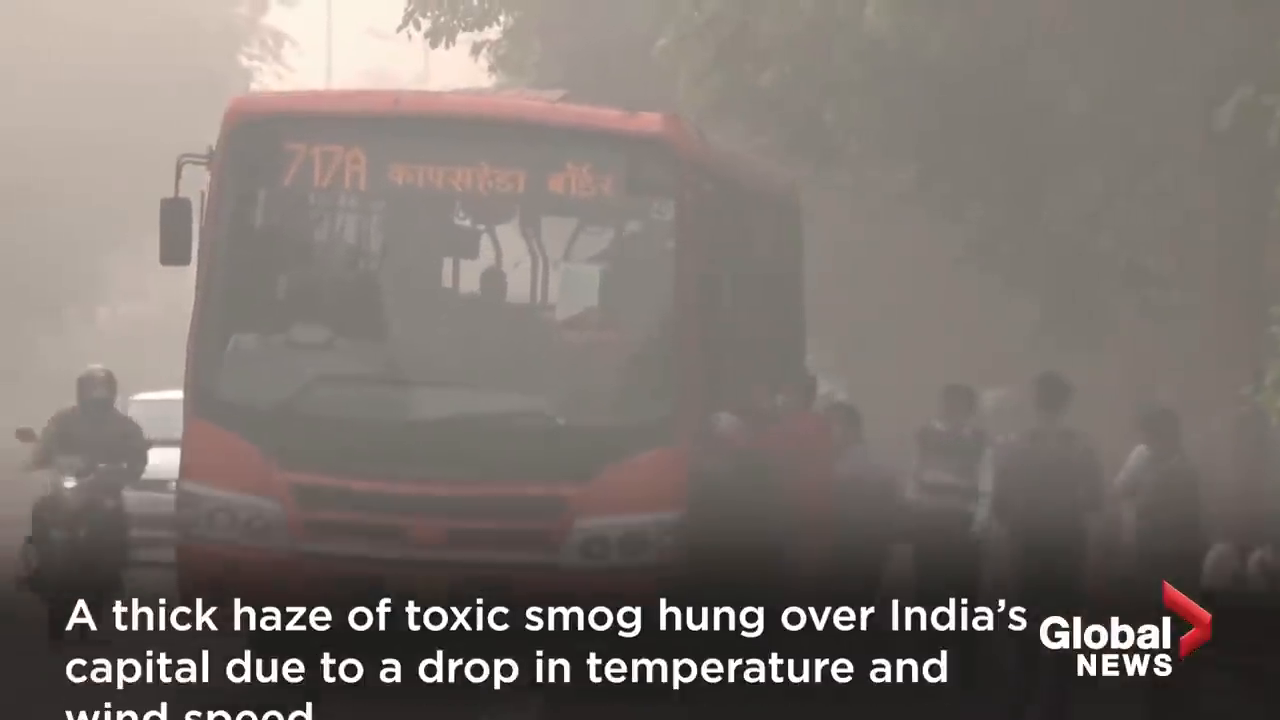
#> input picture frame 250 of website/Single-Image-Dehazing-Python/src/video.mp4, 1280 x 720 px, given in place of video8.mov, which was not available
$ python dataset.py
#> lines starting #> are read from the running program, lines starting #| are printed output that depends on the picture
import cv2
import sys
import os
import numpy as np
from numpy import savetxt
import pandas as pd

(major_ver, minor_ver, subminor_ver) = (cv2.__version__).split('.')

if __name__ == '__main__':

    # Set up tracker.
    # Instead of MIL, you can also use
    column_name = ['filename', 'width', 'height',
                   'class', 'xmin', 'ymin', 'xmax', 'ymax']
    column_name1 = ['class', 'x_center', 'y_center', 'width', 'height']
    tracker_types = ['BOOSTING', 'MIL', 'KCF',
                     'TLD', 'MEDIANFLOW', 'CSRT', 'MOSSE']
    tracker_type = tracker_types[5]

    if int(minor_ver) < 3:
        tracker = cv2.Tracker_create(tracker_type)
    else:
        if tracker_type == 'BOOSTING':
            tracker = cv2.TrackerBoosting_create()
        if tracker_type == 'MIL':
            tracker = cv2.TrackerMIL_create()
        if tracker_type == 'KCF':
            tracker = cv2.TrackerKCF_create()
        if tracker_type == 'TLD':
            tracker = cv2.TrackerTLD_create()
        if tracker_type == 'MEDIANFLOW':
            tracker = cv2.TrackerMedianFlow_create()
        if tracker_type == 'CSRT':
            tracker = cv2.TrackerCSRT_create()
        if tracker_type == 'MOSSE':
            tracker = cv2.TrackerMOSSE_create()

    # Read video
    cap = cv2.VideoCapture("./video/video8.mov")
    # [8 lines of commented-out code are left out]
    ok, frame = cap.read()
#> frame is the input picture: shape (720, 1280, 3); mean B, G, R 110.4, 115.6, 123.9
    frame = cv2.resize(frame, (320, 640))
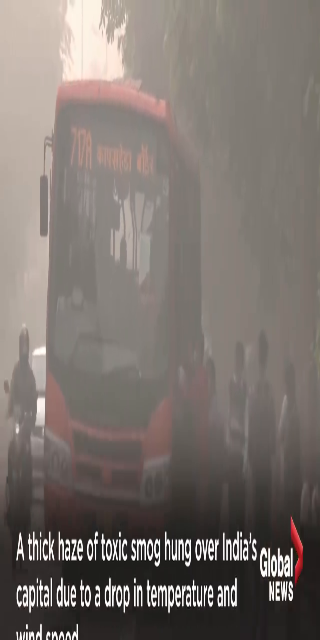
#> frame: shape (640, 320, 3); mean B, G, R 110.4, 115.5, 123.8

    if not ok:
        print('Cannot read video file')
        sys.exit()

    # Define an initial bounding box
    bbox = (0, 0, 0, 0)

    # Uncomment the line below to select a different bounding box
#> (the run stopped early here; a loop or call above may not have finished)

$ run again, starting later in the video
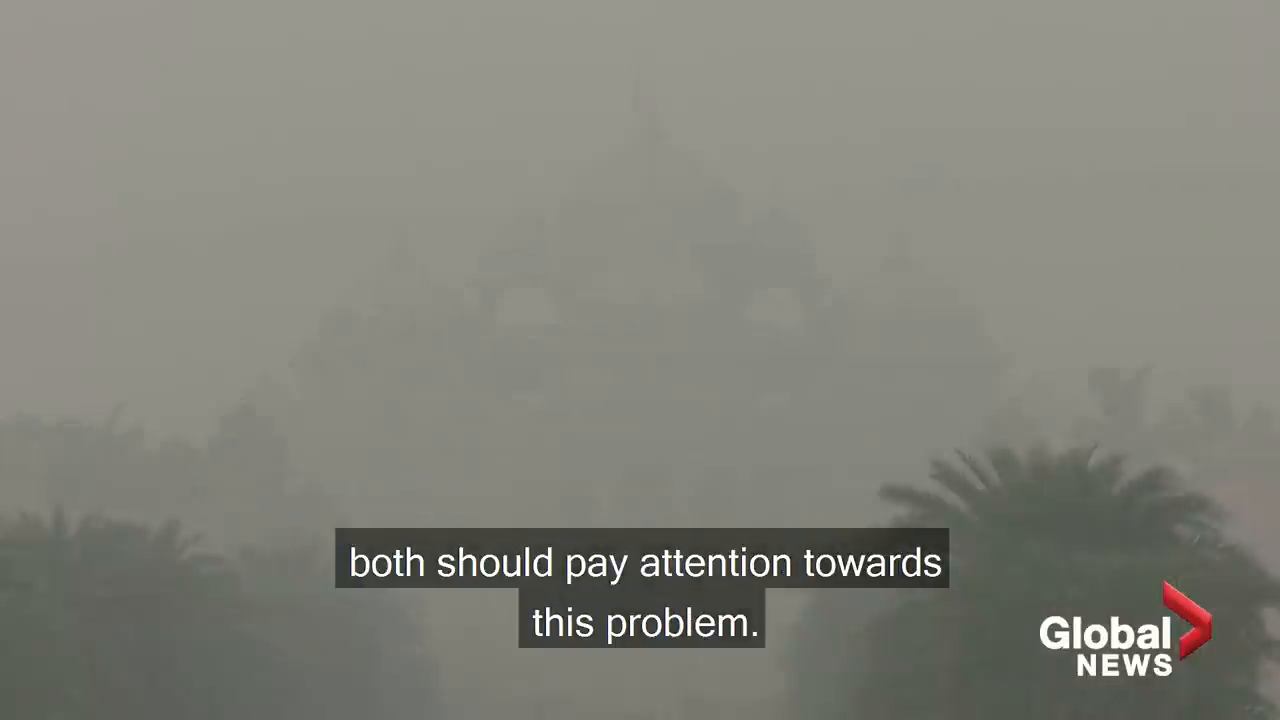
#> input picture frame 1128 of website/Single-Image-Dehazing-Python/src/video.mp4, 1280 x 720 px, given in place of video8.mov, which was not available
#> frame is the input picture: shape (720, 1280, 3); mean B, G, R 122.6, 131, 130.5
#> `frame = cv2.resize(frame, (320, 640))`:
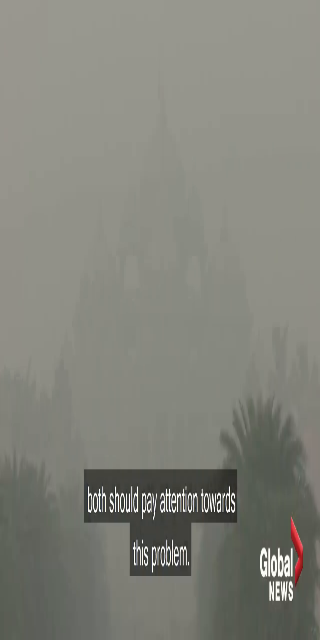
#> frame: shape (640, 320, 3); mean B, G, R 122.6, 131, 130.5

$ run again, starting later in the video
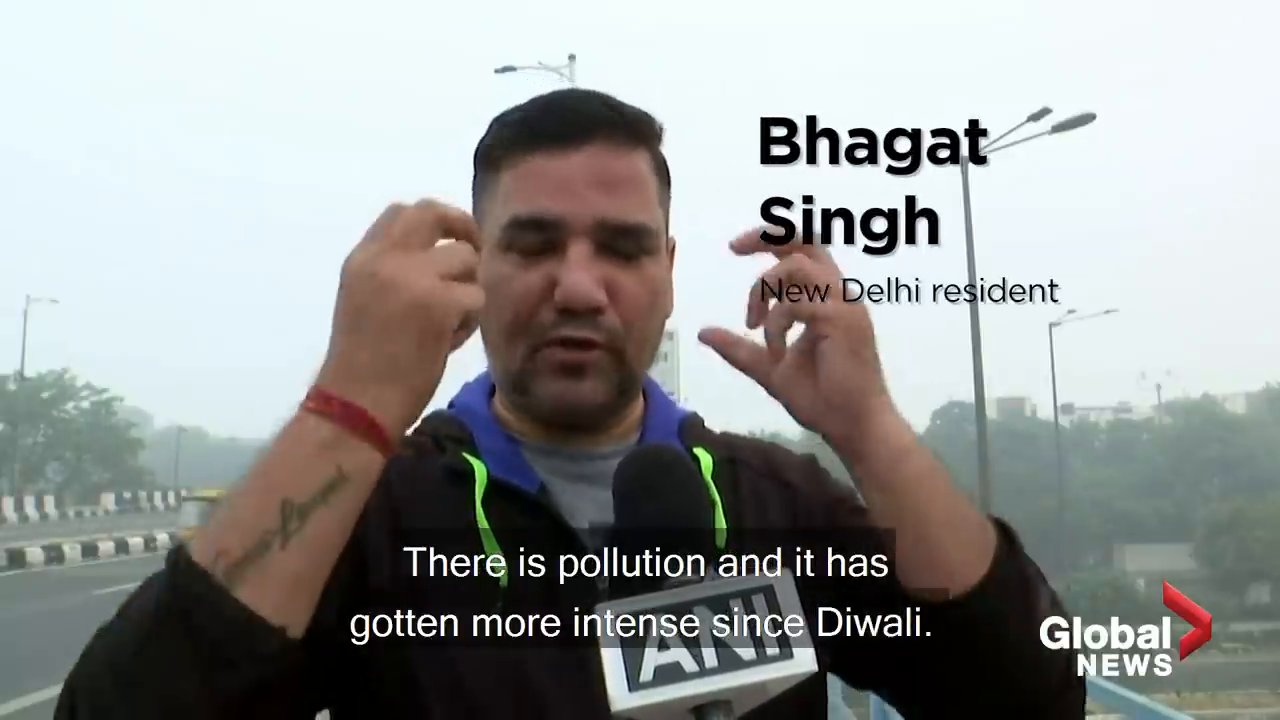
#> input picture frame 2006 of website/Single-Image-Dehazing-Python/src/video.mp4, 1280 x 720 px, given in place of video8.mov, which was not available
#> frame is the input picture: shape (720, 1280, 3); mean B, G, R 151.4, 152.8, 150.9
#> `frame = cv2.resize(frame, (320, 640))`:
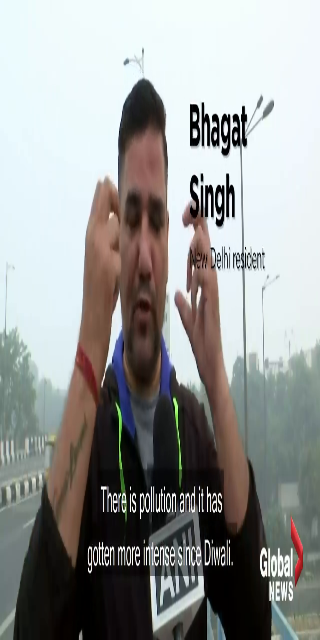
#> frame: shape (640, 320, 3); mean B, G, R 151.3, 152.7, 150.7
